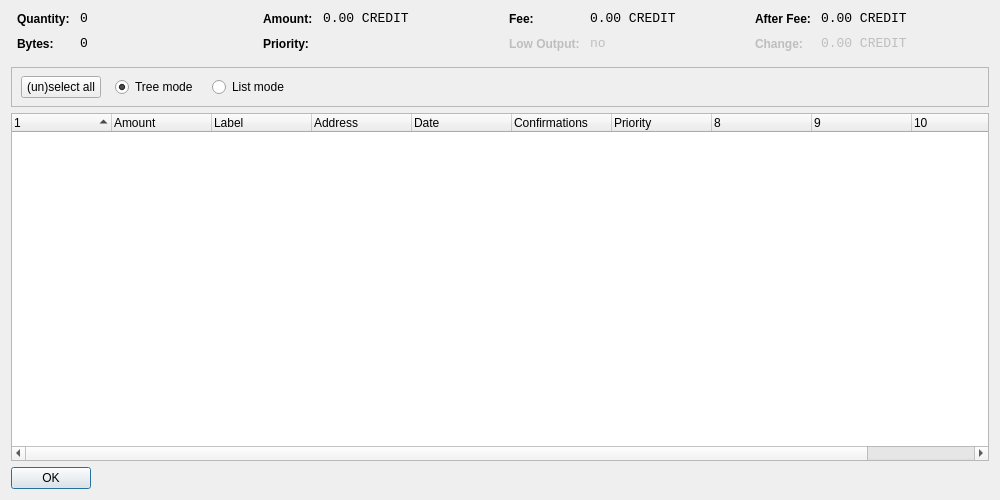
<?xml version="1.0" encoding="UTF-8"?>
<ui version="4.0">
 <class>CoinControlDialog</class>
 <widget class="QDialog" name="CoinControlDialog">
  <property name="geometry">
   <rect>
    <x>0</x>
    <y>0</y>
    <width>1000</width>
    <height>500</height>
   </rect>
  </property>
  <property name="windowTitle">
   <string>Coin Control</string>
  </property>
  <layout class="QVBoxLayout" name="verticalLayout">
   <item>
    <layout class="QHBoxLayout" name="horizontalLayoutTop" stretch="0,0,0,0">
     <property name="topMargin">
      <number>0</number>
     </property>
     <property name="bottomMargin">
      <number>10</number>
     </property>
     <item>
      <layout class="QFormLayout" name="formLayoutCoinControl1">
       <property name="horizontalSpacing">
        <number>10</number>
       </property>
       <property name="verticalSpacing">
        <number>10</number>
       </property>
       <property name="leftMargin">
        <number>6</number>
       </property>
       <property name="rightMargin">
        <number>6</number>
       </property>
       <item row="0" column="0">
        <widget class="QLabel" name="labelCoinControlQuantityText">
         <property name="styleSheet">
          <string notr="true">font-weight:bold;</string>
         </property>
         <property name="text">
          <string>Quantity:</string>
         </property>
        </widget>
       </item>
       <item row="0" column="1">
        <widget class="QLabel" name="labelCoinControlQuantity">
         <property name="font">
          <font>
           <family>Monospace</family>
           <pointsize>10</pointsize>
          </font>
         </property>
         <property name="cursor">
          <cursorShape>IBeamCursor</cursorShape>
         </property>
         <property name="contextMenuPolicy">
          <enum>Qt::ActionsContextMenu</enum>
         </property>
         <property name="text">
          <string notr="true">0</string>
         </property>
         <property name="textInteractionFlags">
          <set>Qt::LinksAccessibleByMouse|Qt::TextSelectableByKeyboard|Qt::TextSelectableByMouse</set>
         </property>
        </widget>
       </item>
       <item row="1" column="0">
        <widget class="QLabel" name="labelCoinControlBytesText">
         <property name="styleSheet">
          <string notr="true">font-weight:bold;</string>
         </property>
         <property name="text">
          <string>Bytes:</string>
         </property>
        </widget>
       </item>
       <item row="1" column="1">
        <widget class="QLabel" name="labelCoinControlBytes">
         <property name="font">
          <font>
           <family>Monospace</family>
           <pointsize>10</pointsize>
          </font>
         </property>
         <property name="cursor">
          <cursorShape>IBeamCursor</cursorShape>
         </property>
         <property name="contextMenuPolicy">
          <enum>Qt::ActionsContextMenu</enum>
         </property>
         <property name="text">
          <string notr="true">0</string>
         </property>
         <property name="textInteractionFlags">
          <set>Qt::LinksAccessibleByMouse|Qt::TextSelectableByKeyboard|Qt::TextSelectableByMouse</set>
         </property>
        </widget>
       </item>
      </layout>
     </item>
     <item>
      <layout class="QFormLayout" name="formLayoutCoinControl2">
       <property name="horizontalSpacing">
        <number>10</number>
       </property>
       <property name="verticalSpacing">
        <number>10</number>
       </property>
       <property name="leftMargin">
        <number>6</number>
       </property>
       <property name="rightMargin">
        <number>6</number>
       </property>
       <item row="0" column="0">
        <widget class="QLabel" name="labelCoinControlAmountText">
         <property name="styleSheet">
          <string notr="true">font-weight:bold;</string>
         </property>
         <property name="text">
          <string>Amount:</string>
         </property>
        </widget>
       </item>
       <item row="0" column="1">
        <widget class="QLabel" name="labelCoinControlAmount">
         <property name="font">
          <font>
           <family>Monospace</family>
           <pointsize>10</pointsize>
          </font>
         </property>
         <property name="cursor">
          <cursorShape>IBeamCursor</cursorShape>
         </property>
         <property name="contextMenuPolicy">
          <enum>Qt::ActionsContextMenu</enum>
         </property>
         <property name="text">
          <string notr="true">0.00 CREDIT</string>
         </property>
         <property name="textInteractionFlags">
          <set>Qt::LinksAccessibleByMouse|Qt::TextSelectableByKeyboard|Qt::TextSelectableByMouse</set>
         </property>
        </widget>
       </item>
       <item row="1" column="0">
        <widget class="QLabel" name="labelCoinControlPriorityText">
         <property name="styleSheet">
          <string notr="true">font-weight:bold;</string>
         </property>
         <property name="text">
          <string>Priority:</string>
         </property>
        </widget>
       </item>
       <item row="1" column="1">
        <widget class="QLabel" name="labelCoinControlPriority">
         <property name="font">
          <font>
           <family>Monospace</family>
           <pointsize>10</pointsize>
          </font>
         </property>
         <property name="cursor">
          <cursorShape>IBeamCursor</cursorShape>
         </property>
         <property name="contextMenuPolicy">
          <enum>Qt::ActionsContextMenu</enum>
         </property>
         <property name="text">
          <string/>
         </property>
         <property name="textInteractionFlags">
          <set>Qt::LinksAccessibleByMouse|Qt::TextSelectableByKeyboard|Qt::TextSelectableByMouse</set>
         </property>
        </widget>
       </item>
      </layout>
     </item>
     <item>
      <layout class="QFormLayout" name="formLayoutCoinControl3">
       <property name="horizontalSpacing">
        <number>10</number>
       </property>
       <property name="verticalSpacing">
        <number>10</number>
       </property>
       <property name="leftMargin">
        <number>6</number>
       </property>
       <property name="rightMargin">
        <number>6</number>
       </property>
       <item row="0" column="0">
        <widget class="QLabel" name="labelCoinControlFeeText">
         <property name="styleSheet">
          <string notr="true">font-weight:bold;</string>
         </property>
         <property name="text">
          <string>Fee:</string>
         </property>
        </widget>
       </item>
       <item row="0" column="1">
        <widget class="QLabel" name="labelCoinControlFee">
         <property name="font">
          <font>
           <family>Monospace</family>
           <pointsize>10</pointsize>
          </font>
         </property>
         <property name="cursor">
          <cursorShape>IBeamCursor</cursorShape>
         </property>
         <property name="contextMenuPolicy">
          <enum>Qt::ActionsContextMenu</enum>
         </property>
         <property name="text">
          <string notr="true">0.00 CREDIT</string>
         </property>
         <property name="textInteractionFlags">
          <set>Qt::LinksAccessibleByMouse|Qt::TextSelectableByKeyboard|Qt::TextSelectableByMouse</set>
         </property>
        </widget>
       </item>
       <item row="1" column="0">
        <widget class="QLabel" name="labelCoinControlLowOutputText">
         <property name="enabled">
          <bool>false</bool>
         </property>
         <property name="styleSheet">
          <string notr="true">font-weight:bold;</string>
         </property>
         <property name="text">
          <string>Low Output:</string>
         </property>
        </widget>
       </item>
       <item row="1" column="1">
        <widget class="QLabel" name="labelCoinControlLowOutput">
         <property name="enabled">
          <bool>false</bool>
         </property>
         <property name="font">
          <font>
           <family>Monospace</family>
           <pointsize>10</pointsize>
          </font>
         </property>
         <property name="cursor">
          <cursorShape>IBeamCursor</cursorShape>
         </property>
         <property name="contextMenuPolicy">
          <enum>Qt::ActionsContextMenu</enum>
         </property>
         <property name="text">
          <string notr="true">no</string>
         </property>
         <property name="textInteractionFlags">
          <set>Qt::LinksAccessibleByMouse|Qt::TextSelectableByKeyboard|Qt::TextSelectableByMouse</set>
         </property>
        </widget>
       </item>
      </layout>
     </item>
     <item>
      <layout class="QFormLayout" name="formLayoutCoinControl4">
       <property name="horizontalSpacing">
        <number>10</number>
       </property>
       <property name="verticalSpacing">
        <number>10</number>
       </property>
       <property name="leftMargin">
        <number>6</number>
       </property>
       <property name="rightMargin">
        <number>6</number>
       </property>
       <item row="0" column="0">
        <widget class="QLabel" name="labelCoinControlAfterFeeText">
         <property name="styleSheet">
          <string notr="true">font-weight:bold;</string>
         </property>
         <property name="text">
          <string>After Fee:</string>
         </property>
        </widget>
       </item>
       <item row="0" column="1">
        <widget class="QLabel" name="labelCoinControlAfterFee">
         <property name="font">
          <font>
           <family>Monospace</family>
           <pointsize>10</pointsize>
          </font>
         </property>
         <property name="cursor">
          <cursorShape>IBeamCursor</cursorShape>
         </property>
         <property name="contextMenuPolicy">
          <enum>Qt::ActionsContextMenu</enum>
         </property>
         <property name="text">
          <string notr="true">0.00 CREDIT</string>
         </property>
         <property name="textInteractionFlags">
          <set>Qt::LinksAccessibleByMouse|Qt::TextSelectableByKeyboard|Qt::TextSelectableByMouse</set>
         </property>
        </widget>
       </item>
       <item row="1" column="0">
        <widget class="QLabel" name="labelCoinControlChangeText">
         <property name="enabled">
          <bool>false</bool>
         </property>
         <property name="styleSheet">
          <string notr="true">font-weight:bold;</string>
         </property>
         <property name="text">
          <string>Change:</string>
         </property>
        </widget>
       </item>
       <item row="1" column="1">
        <widget class="QLabel" name="labelCoinControlChange">
         <property name="enabled">
          <bool>false</bool>
         </property>
         <property name="font">
          <font>
           <family>Monospace</family>
           <pointsize>10</pointsize>
          </font>
         </property>
         <property name="cursor">
          <cursorShape>IBeamCursor</cursorShape>
         </property>
         <property name="contextMenuPolicy">
          <enum>Qt::ActionsContextMenu</enum>
         </property>
         <property name="text">
          <string notr="true">0.00 CREDIT</string>
         </property>
         <property name="textInteractionFlags">
          <set>Qt::LinksAccessibleByMouse|Qt::TextSelectableByKeyboard|Qt::TextSelectableByMouse</set>
         </property>
        </widget>
       </item>
      </layout>
     </item>
    </layout>
   </item>
   <item>
    <widget class="QFrame" name="frame">
     <property name="minimumSize">
      <size>
       <width>0</width>
       <height>40</height>
      </size>
     </property>
     <property name="frameShape">
      <enum>QFrame::StyledPanel</enum>
     </property>
     <property name="frameShadow">
      <enum>QFrame::Sunken</enum>
     </property>
     <widget class="QWidget" name="horizontalLayoutWidget">
      <property name="geometry">
       <rect>
        <x>10</x>
        <y>0</y>
        <width>781</width>
        <height>41</height>
       </rect>
      </property>
      <layout class="QHBoxLayout" name="horizontalLayoutPanel" stretch="0,0,0,0,0">
       <property name="spacing">
        <number>14</number>
       </property>
       <item>
        <widget class="QPushButton" name="pushButtonSelectAll">
         <property name="sizePolicy">
          <sizepolicy hsizetype="Maximum" vsizetype="Fixed">
           <horstretch>0</horstretch>
           <verstretch>0</verstretch>
          </sizepolicy>
         </property>
         <property name="text">
          <string>(un)select all</string>
         </property>
        </widget>
       </item>
       <item>
        <widget class="QRadioButton" name="radioTreeMode">
         <property name="sizePolicy">
          <sizepolicy hsizetype="Maximum" vsizetype="Fixed">
           <horstretch>0</horstretch>
           <verstretch>0</verstretch>
          </sizepolicy>
         </property>
         <property name="text">
          <string>Tree mode</string>
         </property>
         <property name="checked">
          <bool>true</bool>
         </property>
        </widget>
       </item>
       <item>
        <widget class="QRadioButton" name="radioListMode">
         <property name="sizePolicy">
          <sizepolicy hsizetype="Maximum" vsizetype="Fixed">
           <horstretch>0</horstretch>
           <verstretch>0</verstretch>
          </sizepolicy>
         </property>
         <property name="text">
          <string>List mode</string>
         </property>
        </widget>
       </item>
       <item>
        <spacer name="horizontalSpacer">
         <property name="orientation">
          <enum>Qt::Horizontal</enum>
         </property>
         <property name="sizeHint" stdset="0">
          <size>
           <width>40</width>
           <height>20</height>
          </size>
         </property>
        </spacer>
       </item>
      </layout>
     </widget>
    </widget>
   </item>
   <item>
    <widget class="CoinControlTreeWidget" name="treeWidget">
     <property name="contextMenuPolicy">
      <enum>Qt::CustomContextMenu</enum>
     </property>
     <property name="sortingEnabled">
      <bool>false</bool>
     </property>
     <property name="columnCount">
      <number>11</number>
     </property>
     <attribute name="headerShowSortIndicator" stdset="0">
      <bool>true</bool>
     </attribute>
     <attribute name="headerStretchLastSection">
      <bool>false</bool>
     </attribute>
     <column>
      <property name="text">
       <string/>
      </property>
     </column>
     <column>
      <property name="text">
       <string>Amount</string>
      </property>
     </column>
     <column>
      <property name="text">
       <string>Label</string>
      </property>
     </column>
     <column>
      <property name="text">
       <string>Address</string>
      </property>
     </column>
     <column>
      <property name="text">
       <string>Date</string>
      </property>
     </column>
     <column>
      <property name="text">
       <string>Confirmations</string>
      </property>
      <property name="toolTip">
       <string>Confirmed</string>
      </property>
     </column>
     <column>
      <property name="text">
       <string>Priority</string>
      </property>
     </column>
     <column>
      <property name="text">
       <string/>
      </property>
     </column>
     <column>
      <property name="text">
       <string/>
      </property>
     </column>
     <column>
      <property name="text">
       <string/>
      </property>
     </column>
     <column>
      <property name="text">
       <string/>
      </property>
     </column>
    </widget>
   </item>
   <item>
    <widget class="QDialogButtonBox" name="buttonBox">
     <property name="sizePolicy">
      <sizepolicy hsizetype="Maximum" vsizetype="Fixed">
       <horstretch>0</horstretch>
       <verstretch>0</verstretch>
      </sizepolicy>
     </property>
     <property name="orientation">
      <enum>Qt::Horizontal</enum>
     </property>
     <property name="standardButtons">
      <set>QDialogButtonBox::Ok</set>
     </property>
    </widget>
   </item>
  </layout>
 </widget>
 <customwidgets>
  <customwidget>
   <class>CoinControlTreeWidget</class>
   <extends>QTreeWidget</extends>
   <header>coincontroltreewidget.h</header>
  </customwidget>
 </customwidgets>
 <resources/>
 <connections/>
</ui>
